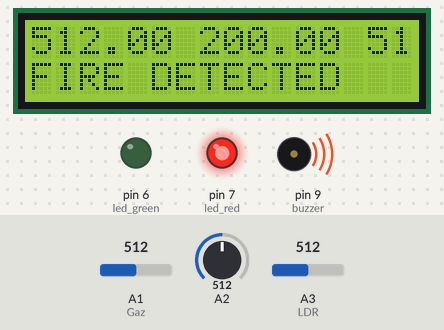
Simulated run of this sketch. Board: Arduino Uno, built with avr-gcc and run on an emulated ATmega328P. Shown: 16×2 character LCD, output pins drawn as LEDs (lit = HIGH), buzzer (waves = sounding). Inputs (shaded band) come from the test bench; at power-on: A3 (LDR) = 512, A1 (Gaz) = 512, A2 = 512.

Above: at 1.2 s.
1.3 s: A3 (LDR) set to 491
At 2.3 s:
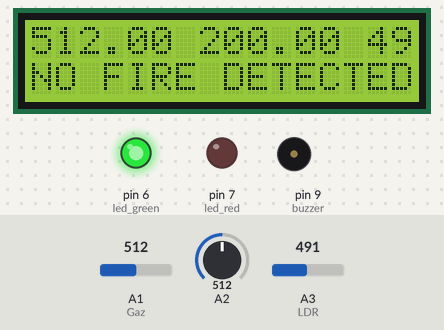
3.0 s: A1 (Gaz) set to 490
At 4.3 s:
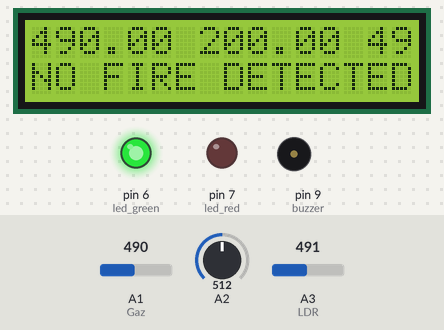
4.6 s: A1 (Gaz) set to 990
At 5.2 s:
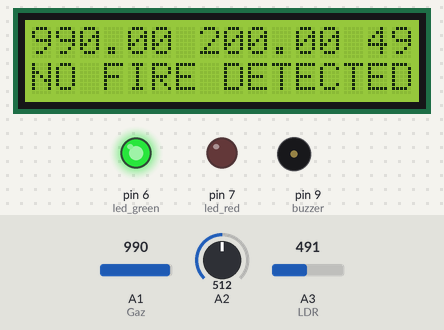
6.1 s: A1 (Gaz) set to 1015
At 7.2 s:
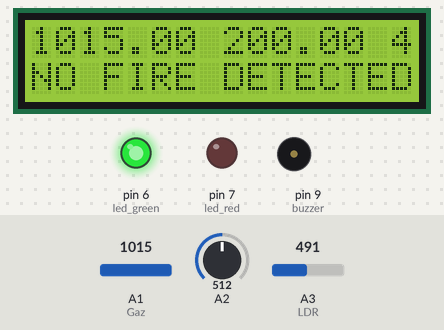
7.6 s: A2 set to 490
At 8.1 s:
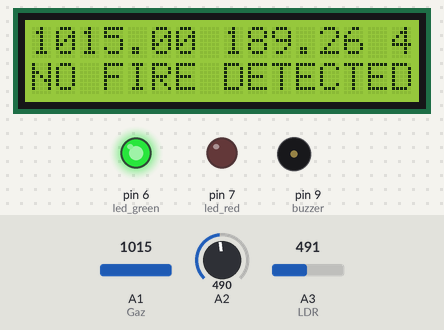
9.1 s: A3 (LDR) set to 510
At 10.1 s:
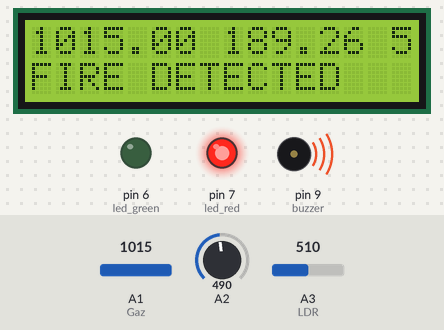
Timing chart, 0 to 11.7 s (numbered marks = the images above; inputs shaded):
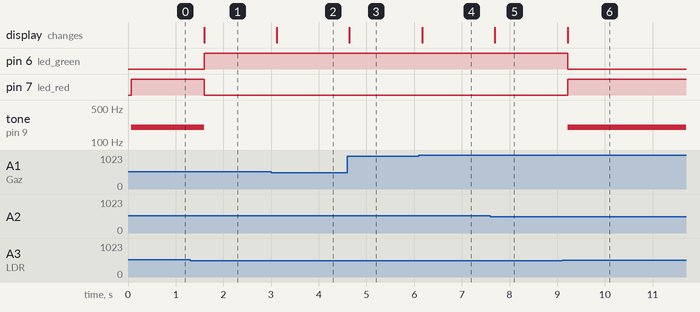

The sketch:

fire_detector1.ino
```cpp
// C++ code
//
#include <LiquidCrystal.h>
#define Gaz A1
#define TempSen A2
const int LDR = A3;
#define led_red 7
#define led_green 6
float voltage;
float tempC;
int LDRValue = 0;
const int buzzer = 9;
LiquidCrystal lcd(12,11,5,4,3,2);

void setup()
{
  lcd.begin(16,2);
  pinMode(Gaz, INPUT);
  pinMode(buzzer, OUTPUT);
  pinMode(led_red, OUTPUT);
  pinMode(led_green, OUTPUT);
}

void loop()
{
  float sensorGaz = analogRead(Gaz);
  voltage = (analogRead(A2) * 5.0) / 1024.0;
  tempC = (voltage - 0.5) * 100;
  LDRValue = analogRead(LDR);

  lcd.clear();
  if (sensorGaz>=200 && tempC>=50 && LDRValue>=500){
    lcd.setCursor(0,0);
    lcd.print(sensorGaz);
    lcd.print(" ");
    lcd.print(tempC);
    lcd.print(" ");
    lcd.print(LDRValue);
  	lcd.setCursor(0,1);
    lcd.print("FIRE DETECTED");
    tone(buzzer,200);
    digitalWrite(led_green, 0);
    digitalWrite(led_red, 1);
  }
  else{
    lcd.setCursor(0,0);
    lcd.print(sensorGaz);
    lcd.print(" ");
    lcd.print(tempC);
    lcd.print(" ");
    lcd.print(LDRValue);
  	lcd.setCursor(0,1);
    lcd.print("NO FIRE DETECTED");
    noTone(buzzer);
    digitalWrite(led_green,1);
    digitalWrite(led_red, 0);
  }
  delay(500);
}
```

Measured:
- the behaviour switches between 500 and 499 on A3 (LDR) (found by bisection; images 0 and 1)
- after the input at 1.3 s, pin 6 (led_green): LOW → HIGH after 0.29 s; pin 7 (led_red): HIGH → LOW after 0.29 s; tone on pin 9 (buzzer): 200 Hz → silent after 0.29 s; the display: changes after 0.29 s (image 1)
- after the input at 3.0 s, the display: changes after 0.12 s (image 2)
- after the input at 4.6 s, the display: changes at once (image 3)
- after the input at 6.1 s, the display: changes after 0.07 s (image 4)
- after the input at 7.6 s, the display: changes after 0.09 s (image 5)
- after the input at 9.1 s, pin 6 (led_green): HIGH → LOW after 0.12 s; pin 7 (led_red): LOW → HIGH after 0.12 s; tone on pin 9 (buzzer): silent → 200 Hz after 0.12 s; the display: changes after 0.12 s (image 6)
